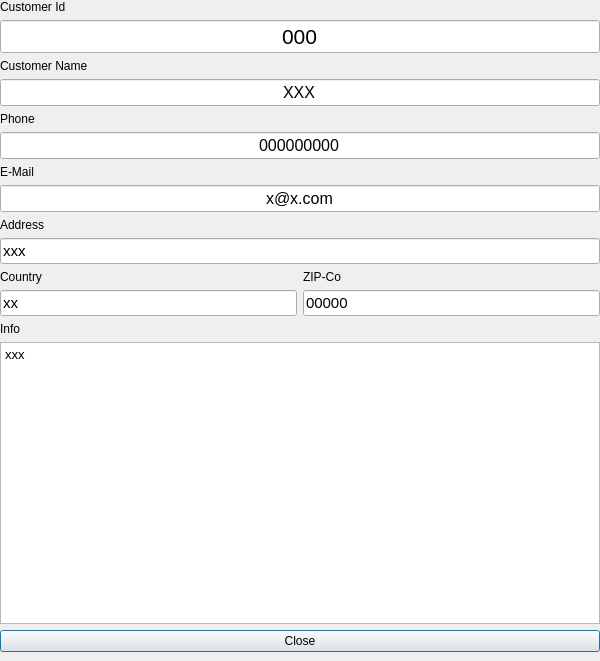
<?xml version="1.0" encoding="UTF-8"?>
<ui version="4.0">
 <class>DialogShowcustomer</class>
 <widget class="QDialog" name="DialogShowcustomer">
  <property name="geometry">
   <rect>
    <x>0</x>
    <y>0</y>
    <width>600</width>
    <height>661</height>
   </rect>
  </property>
  <property name="windowTitle">
   <string>Dialog</string>
  </property>
  <layout class="QGridLayout" name="gridLayout">
   <property name="leftMargin">
    <number>0</number>
   </property>
   <property name="topMargin">
    <number>0</number>
   </property>
   <property name="rightMargin">
    <number>0</number>
   </property>
   <property name="bottomMargin">
    <number>9</number>
   </property>
   <item row="8" column="0">
    <layout class="QHBoxLayout" name="horizontalLayout_3">
     <item>
      <widget class="QLineEdit" name="lineEditEmail">
       <property name="font">
        <font>
         <pointsize>12</pointsize>
        </font>
       </property>
       <property name="text">
        <string>x@x.com</string>
       </property>
       <property name="alignment">
        <set>Qt::AlignCenter</set>
       </property>
       <property name="readOnly">
        <bool>true</bool>
       </property>
      </widget>
     </item>
    </layout>
   </item>
   <item row="11" column="0">
    <layout class="QHBoxLayout" name="horizontalLayout_4">
     <item>
      <widget class="QLineEdit" name="lineEditAddress">
       <property name="font">
        <font>
         <pointsize>11</pointsize>
        </font>
       </property>
       <property name="text">
        <string>xxx</string>
       </property>
       <property name="readOnly">
        <bool>true</bool>
       </property>
      </widget>
     </item>
    </layout>
   </item>
   <item row="6" column="0">
    <layout class="QHBoxLayout" name="horizontalLayout">
     <item>
      <widget class="QLineEdit" name="lineEditPhone">
       <property name="font">
        <font>
         <pointsize>12</pointsize>
        </font>
       </property>
       <property name="text">
        <string>000000000</string>
       </property>
       <property name="alignment">
        <set>Qt::AlignCenter</set>
       </property>
       <property name="readOnly">
        <bool>true</bool>
       </property>
      </widget>
     </item>
    </layout>
   </item>
   <item row="3" column="0">
    <widget class="QLabel" name="label_2">
     <property name="text">
      <string>Customer Name</string>
     </property>
    </widget>
   </item>
   <item row="4" column="0">
    <widget class="QLineEdit" name="lineEditCustomerName">
     <property name="font">
      <font>
       <pointsize>12</pointsize>
      </font>
     </property>
     <property name="text">
      <string>XXX</string>
     </property>
     <property name="alignment">
      <set>Qt::AlignCenter</set>
     </property>
     <property name="readOnly">
      <bool>true</bool>
     </property>
    </widget>
   </item>
   <item row="1" column="0">
    <widget class="QLabel" name="label">
     <property name="text">
      <string>Customer Id</string>
     </property>
    </widget>
   </item>
   <item row="2" column="0">
    <widget class="QLineEdit" name="lineEditCustomerId">
     <property name="font">
      <font>
       <pointsize>16</pointsize>
      </font>
     </property>
     <property name="text">
      <string>000</string>
     </property>
     <property name="alignment">
      <set>Qt::AlignCenter</set>
     </property>
     <property name="readOnly">
      <bool>true</bool>
     </property>
    </widget>
   </item>
   <item row="17" column="0">
    <widget class="QPlainTextEdit" name="plainTextEditInfo">
     <property name="font">
      <font>
       <pointsize>10</pointsize>
      </font>
     </property>
     <property name="readOnly">
      <bool>true</bool>
     </property>
     <property name="plainText">
      <string>xxx</string>
     </property>
    </widget>
   </item>
   <item row="5" column="0">
    <widget class="QLabel" name="label_9">
     <property name="text">
      <string>Phone</string>
     </property>
    </widget>
   </item>
   <item row="7" column="0">
    <widget class="QLabel" name="label_10">
     <property name="text">
      <string>E-Mail</string>
     </property>
    </widget>
   </item>
   <item row="9" column="0">
    <widget class="QLabel" name="label_4">
     <property name="text">
      <string>Address</string>
     </property>
    </widget>
   </item>
   <item row="15" column="0">
    <widget class="QLabel" name="label_3">
     <property name="text">
      <string>Info</string>
     </property>
    </widget>
   </item>
   <item row="18" column="0">
    <widget class="QPushButton" name="pushButtonClose">
     <property name="text">
      <string>Close</string>
     </property>
    </widget>
   </item>
   <item row="14" column="0">
    <layout class="QGridLayout" name="gridLayout_2">
     <item row="0" column="0">
      <widget class="QLabel" name="label_7">
       <property name="text">
        <string>Country</string>
       </property>
      </widget>
     </item>
     <item row="1" column="1">
      <widget class="QLineEdit" name="lineEditZipcode">
       <property name="font">
        <font>
         <pointsize>11</pointsize>
        </font>
       </property>
       <property name="text">
        <string>00000</string>
       </property>
       <property name="readOnly">
        <bool>true</bool>
       </property>
      </widget>
     </item>
     <item row="0" column="1">
      <widget class="QLabel" name="label_5">
       <property name="text">
        <string>ZIP-Co</string>
       </property>
      </widget>
     </item>
     <item row="1" column="0">
      <widget class="QLineEdit" name="lineEditCountry">
       <property name="font">
        <font>
         <pointsize>11</pointsize>
        </font>
       </property>
       <property name="text">
        <string>xx</string>
       </property>
       <property name="readOnly">
        <bool>true</bool>
       </property>
      </widget>
     </item>
    </layout>
   </item>
  </layout>
 </widget>
 <resources/>
 <connections/>
</ui>
